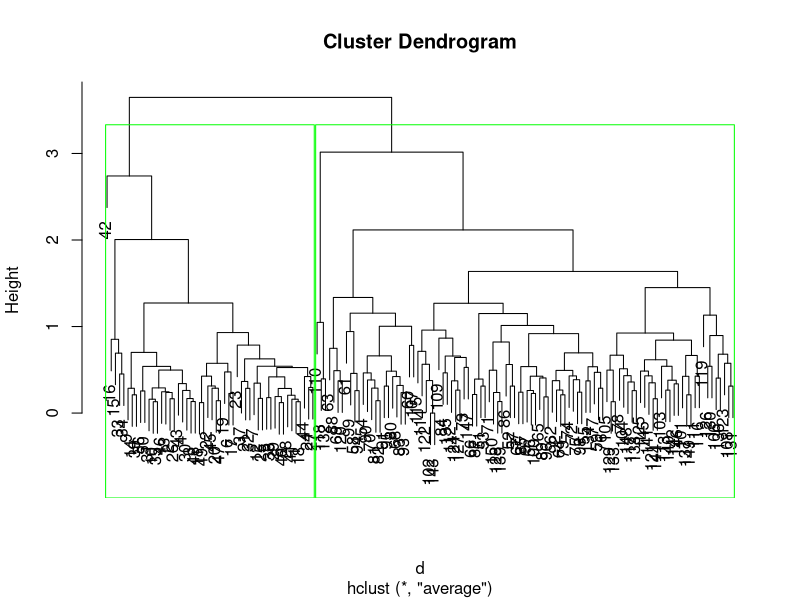

The R source for this figure:
## ---- chunk 1
knitr::opts_chunk$set(echo = TRUE)
## ---- chunk 2
d2<-iris[,-c(5)]
d2 <- scale(d2)
## ---- chunk 3
d <- dist(d2, method = "euclidean")
 fit <- hclust(d, method="average")
## ---- chunk 4
plot(fit)
rect.hclust(fit, k=2, border="green")
